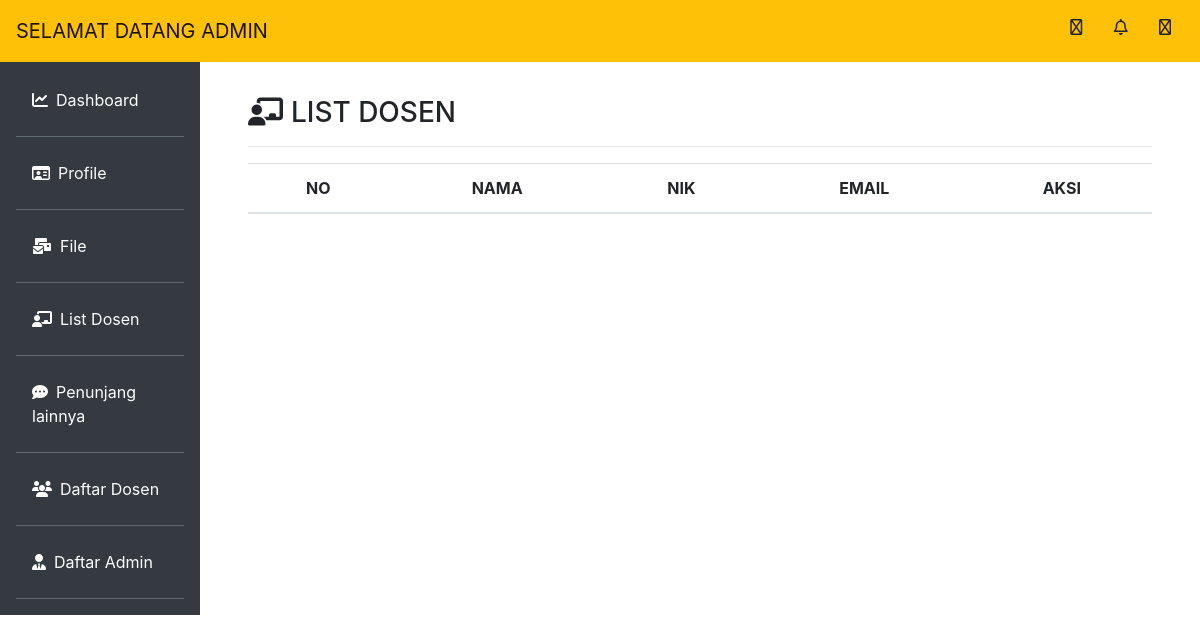
The page /phpAdmin/list-dosen.php on the database as committed earlier.
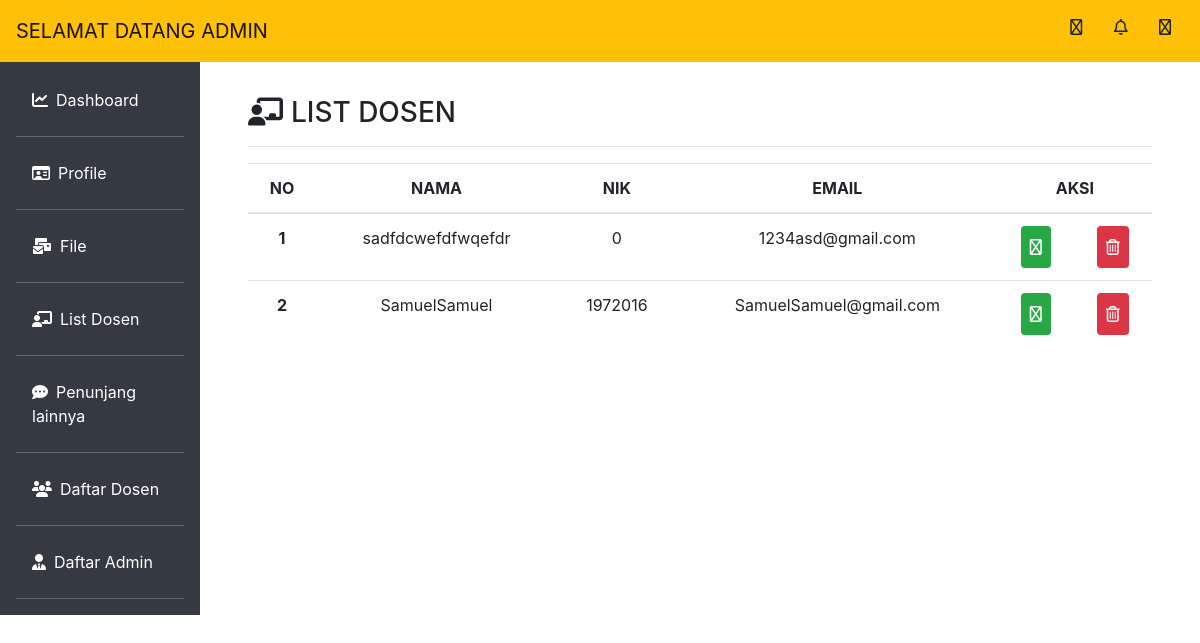
The same page on the database as committed later.
### tables this page shows
CREATE TABLE `users` (
  `usersId` int(11) NOT NULL,
  `usersName` varchar(128) NOT NULL,
  `usersEmail` varchar(128) NOT NULL,
  `usersUid` varchar(128) NOT NULL,
  `usersPwd` varchar(128) NOT NULL
);

### phpAdmin/list-dosen.php (the view, shortened to what this page needs)
<!DOCTYPE html>
<html>
<head>
</head>
<body>
   <?php
   include_once 'header.php';
   include_once '../includes/database.php'
   ?>
   <div class="col-md-10 p-5 pt-2">
      <nav class="sticky-top">
         <h3><i class="fas fa-chalkboard-teacher mr-2"></i>LIST DOSEN</h3>
      </nav>
      <hr>
      <table class="table table-hover text-center">
         <thead>
            <tr>
               <th scope="col">NO</th>
               <th scope="col">NAMA</th>
               <th scope="col"> NIK</th>
               <th scope="col">EMAIL</th>
               <th colspan="2" scope="col">AKSI</th>
            </tr>
         </thead>
         <tbody>
            <?php
            $i = 1;
            $sql = "SELECT * FROM users;";
            $result = mysqli_query($conn, $sql);
            $resultCheck = mysqli_num_rows($result);
            if ($resultCheck > 0) {
               while ($row = mysqli_fetch_assoc($result)) { ?>
                  <tr>
                     <th scope="row"><?= $i++;?></th>
                  <td><?= $row["usersName"]; ?></td>
                  <td><?= $row['usersId'];?></td>
                  <td><?= $row["usersEmail"]; ?></td>
                  <td><i class="fas fa-download bg-success p-2 text-white rounded btn" data-toggle="tooltip" title="Download"></i></td>
                  <td>
                     <i class="far fa-trash-alt bg-danger p-2 text-white rounded btn" data-toggle="tooltip" title="Hapus" onclick="konfirmasik()">
                     </i></td>
               </tr>
            <?php }
            }
            ?>
         </tbody>
      </table>
   </div>
</body>
</html>

### phpAdmin/header.php (shortened to what this page needs)
<!DOCTYPE html>
<html>
<head>
   <link rel="stylesheet" href="https://stackpath.bootstrapcdn.com/bootstrap/4.5.0/css/bootstrap.min.css">
   <link rel="stylesheet" href="../css/admin.css">
</head>
<body>
<nav class="navbar navbar-expand-lg navbar-light bg-warning fixed-top">
      <a class='navbar-brand' href='#'>SELAMAT DATANG ADMIN</a>
      <div class="icon ml-4">
         <h5>
            <a href="https://www.gmail.com" target="_blank">
               <i class="fa-1x fas fa-envelope-open-text btn" title="Surat Masuk"></i>
            </a>
            <a href="https://www.gmail.com" target="_blank">
               <i class="fa-1x fas fa-bell btn" title="Notifikasi"></i>
            </a>
            <a href="../includes/logout.inc.php">
               <i class="fa-1x fas fa-sign-out-alt btn" title="Keluar"></i>
            </a>
         </h5>
      </div>
   </nav>
   <div class="row no-gutters mt-5">
      <div class="col-md-2 bg-dark mt-2 pr-3 pt-4">
         <ul class="nav flex-column ml-3">
            <li class="nav-item">
               <a class="nav-link active text-white" href="dashboard.php"><i class="fas fa-chart-line mr-2"></i>Dashboard</a>
               <hr class="bg-secondary">
            </li>
            <li class="nav-item">
               <a class="nav-link active text-white" href="profile.php"><i class="far fa-id-card mr-2"></i>Profile</a>
               <hr class="bg-secondary">
            </li>
            <li class="nav-item">
               <a class="nav-link text-white" href="file.php"><i class="fas fa-mail-bulk mr-2"></i>File</a>
               <hr class="bg-secondary">
            </li>
            <li class="nav-item">
               <a class="nav-link text-white" href="list-dosen.php"><i class="fas fa-chalkboard-teacher mr-2"></i>List Dosen</a>
               <hr class="bg-secondary">
            </li>
            <li class="nav-item">
               <a class="nav-link text-white" href="penunjang.php"><i class="fas fa-comment-dots mr-2"></i>Penunjang lainnya </a>
               <hr class="bg-secondary">
            </li>
            <li class="nav-item">
               <a class="nav-link text-white" href="daftar.php"><i class="fas fa-users mr-2"></i>Daftar Dosen</a>
               <hr class="bg-secondary">
            </li>
            <li class="nav-item">
               <a class="nav-link text-white" href="daftar-admin.php"><i class="fas fa-user-tie mr-2"></i>Daftar Admin</a>
               <hr class="bg-secondary">
            </li>
         </ul>
      </div>
</body>
</html>

Rows that differ between the two databases and show on the page:
added users: usersName "sadfdcwefdfwqefdr", usersId "0", usersEmail "1234asd@gmail.com"
added users: usersName "SamuelSamuel", usersId "1972016", usersEmail "SamuelSamuel@gmail.com"
